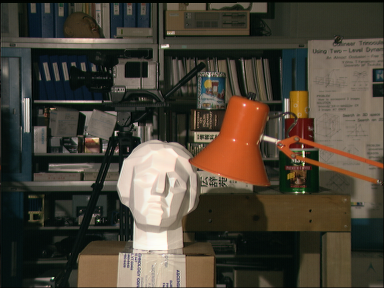
#> input picture examples/tsukuba/left.png, 384 x 288 px
$ jupyter execute --allow-errors MRF.ipynb   (shell and % lines are left out)
#> lines starting #> are read from the running program, lines starting #| are printed output that depends on the picture
[cell 1]
import copy
import operator
import math
from itertools import product as iter_product
from functools import reduce
from tabulate import tabulate

from PIL import Image
from random import *
import matplotlib.pyplot as plt
import matplotlib.colors as color

def show(*pics):
    p1 = pics[0]
    fig = plt.figure()
    plt.subplots(1,len(pics),figsize=(len(pics)*7,7))
    for i,pic in enumerate(pics):
        plt.subplot(1, len(pics), i+1)
        plt.imshow(pic, interpolation='none')

[cell 2]
################################
# Generalized Distributive Law #
################################

# versteckt in der Präsentation

class SemiRing(object):
    "A commutative semiring. Inverse multiplication can be set to None if not \
    available. Then, variable elimination (adding evidence) will be \
    unnormalized."
    def __init__(self, add, zero, mul, invmul, one):
        self.add = add
        self.zero = zero
        self.mul = mul
        self.invmul = invmul
        self.one = one

def unity(ring, domain={}):
    "Create a function that returns the ring's multiplicative \
    identity for any argument"
    def u(**args):
        return ring.one
    u.domain = domain
    return u

def marginalize_out(f, ring, var):
    "Marginalize out the given variable according to the addition \
    operator of the ring and the domain of the variable"
    marginalized_domain = {k:v for k,v in f.domain.items() if k is not var}
    results = {}
    for args in iter_product(*marginalized_domain.values()):
        expanded_args = {k:args[i] for i,k in enumerate(marginalized_domain.keys())}
        total = ring.zero
        for val in f.domain[var]:
            expanded_args[var] = val
            total = ring.add(total, f(**expanded_args))
        results[args] = total
    def marginalized(**args):
        t = tuple(args[var] for var in marginalized_domain.keys())
        return results[t]
    marginalized.domain = marginalized_domain
    return marginalized

def marginalize(f, ring, keep_var):
    "Marginalize out all variables that are not (in) keep_var"
    if not type(keep_var) == list:
        keep_var = [keep_var]
    new_func = f
    for arg in f.domain:
        if not arg in keep_var:
            new_func = marginalize_out(new_func, ring, arg)
    return new_func

def join(f1, f2, ring):
    "The functions are merged using the ring's multiplication operator. \
    The new domain is the union of the original domains."
    joined_domain = f1.domain.copy()
    joined_domain.update(f2.domain.items())
    results = {}
    arg_list_total = list(joined_domain.keys())
    for args in iter_product(*joined_domain.values()):
        expanded_args1 = {k:args[i] for i,k in enumerate(joined_domain) if k in f1.domain}
        expanded_args2 = {k:args[i] for i,k in enumerate(joined_domain) if k in f2.domain}
        results[args] = ring.mul(f1(**expanded_args1), f2(**expanded_args2))
    def joined(**args):
        t = tuple(args[var] for var in joined_domain.keys())
        return results[t]
    joined.domain = joined_domain
    return joined

# [28 lines left out: functions eliminate, normalize, not called in this run]

[cell 3]
##########################################
# Operationen auf diskreten Verteilungen #
##########################################

sum_product = SemiRing(operator.add, 0.0, operator.mul, operator.truediv, 1.0)

def Marginal(P, var):
    return marginalize(P, sum_product, var)

def Joint(P1, P2):
    return join(P1, P2, sum_product)

def Observe(P, **obs):
    return eliminate(P, sum_product, normalize=True, **obs)

def PrintTable(f):
    table = [(", ".join(f.domain), "Value" )]
    for args in iter_product(*[f.domain[x] for x in f.domain.keys()]):
        expanded_args = {k:args[i] for i,k in enumerate(f.domain.keys())}
        table.append((", ".join(map(str, list(args))), str(f(**expanded_args))))
    print(tabulate(table, headers="firstrow"))

[cell 4]
##############################
# Beispielverteilungen Alarm #
##############################

def P_Dieb(D):
    p = 0.001
    if D == True:
        return p
    else:
        return 1-p
P_Dieb.domain = {'D':[True, False]}

def P_Sturm(S):
    p = 0.01
    if S == True:
        return p
    else:
        return 1-p
P_Sturm.domain = {'S':[True, False]}

def CP_Radio(R,S):
    p = {} # P(R|S)
    p[(True, True)] = 0.9
    p[(False, True)] = 0.1
    p[(True, False)] = 0.02
    p[(False, False)] = 1.0 - 0.02
    return p[(R,S)]
CP_Radio.domain = {'R':[True, False], 'S':[True, False]}

def CP_Alarm(A,D,S):
    p = {} # P(A|D,S)
    p[(True, True, True)] = 0.95
    p[(False, True, True)] = 0.05
    p[(True, True, False)] = 0.9
    p[(False, True, False)] = 0.1
    p[(True, False, True)] = 0.5
    p[(False, False, True)] = 0.5
    p[(True, False, False)] = 0.01
    p[(False, False, False)] = 1-0.01
    return p[(A,D,S)]
CP_Alarm.domain = {'A':[True, False], 'D':[True, False], 'S':[True, False]}

def CP_Wachdienst(W,A):
    p = {} # P(W|A)
    p[(True, True)] = 0.9
    p[(False, True)] = 0.1
    p[(True, False)] = 0.1
    p[(False, False)] = 0.9
    return p[(W,A)]
CP_Wachdienst.domain = {'W':[True, False], 'A':[True, False]}

Zur Erinnerung: Die Funktionen sind
- `P_Dieb(D)`: $P(D) = \psi_D(x_D)$
- `P_Sturm(S)`: $P(S) = \psi_S(x_S)$
- `CP_Radio(R,S)`: $P(R\,|\,S) = \psi_{RS}(\mathbf x_{RS})$
- `CP_Alarm(A,D,S)`: $P(A\,|\,D,S) = \psi_{ADS}(\mathbf x_{ADS})$
- `CP_Wachdienst(W,A)`: $P(W\,|\,A) = \psi_{WA}(\mathbf x_{WA})$

[cell 5]
P_RS = Joint(P_Sturm, CP_Radio)
PrintTable(P_RS)

P_R = Marginal(P_RS, "R")
PrintTable(P_R)

## Faktorgraph

[cell 6]
class Node(object):
    def __init__(self, name, func):
        self.name = name
        self.func = func # for variable nodes, func is the multiplicative unity
        self.neighbours = []
        self.received_messages = {} # maps neighbour-names to messages

class VariableNode(Node):
    pass

class FactorNode(Node):
    pass

def create_factor(name, func):
    return FactorNode(name, func)

def create_variable(name, domain):
    func = unity(sum_product, {name:domain})
    return VariableNode(name, func)

[cell 7]
X_D = create_variable("D", [True, False])
X_S = create_variable("S", [True, False])
X_A = create_variable("A", [True, False])
X_R = create_variable("R", [True, False])
X_W = create_variable("W", [True, False])

psi_D = create_factor("psi_D", P_Dieb)
psi_S = create_factor("psi_S", P_Sturm)
psi_RS = create_factor("psi_RS", CP_Radio)
psi_ADS = create_factor("psi_ADS", CP_Alarm)
psi_WA = create_factor("psi_WA", CP_Wachdienst)

psi_D.neighbours = [X_D]
psi_S.neighbours = [X_S]
psi_RS.neighbours = [X_R, X_S]
psi_ADS.neighbours = [X_A, X_D, X_S]
psi_WA.neighbours = [X_W, X_A]

## Belief Propagation
\begin{align*}
    m_{i\to j}(x_i) &= \prod_{k \in N(i)\setminus j}m_{k \to i}(x_i)\\
    m_{j\to i}(x_i) &= \sum_{\substack{\mathbf x_j\in \mathcal X_j\\x_{j_i} =
        x_i}} \Big[\psi_j(\mathbf x_j) \prod_{h\in j \setminus i} m_{h\to
      j}(x_{j_h})\Big]
  \end{align*}

[cell 8]
def Message(source, target):
    f = source.func # Identität '1' wenn source ein Variablenknoten
    for neighbour, m in source.received_messages.items():
        if neighbour == target.name:
            continue
        f = Joint(f, m)
    if type(source) == FactorNode:
        f = Marginal(f, target.name)
    return f

def SendMessage(source, target):
    m = Message(source, target)
    target.received_messages[source.name] = m

[cell 9]
m = Message(psi_S, X_S)
PrintTable(m)

[cell 10]
m2 = Message(X_R, psi_RS)
PrintTable(m2)

[cell 11]
# Nachrichten vorwärts
SendMessage(X_R, psi_RS)
SendMessage(psi_RS, X_S)
SendMessage(psi_S, X_S)
SendMessage(X_S, psi_ADS)
SendMessage(psi_D, X_D)
SendMessage(X_D, psi_ADS)
SendMessage(X_W, psi_WA)
SendMessage(psi_WA, X_A)
SendMessage(X_A, psi_ADS)

## Und zurück
SendMessage(psi_ADS, X_D)
SendMessage(psi_ADS, X_A)
SendMessage(X_A, psi_WA)
SendMessage(psi_WA, X_W)
SendMessage(psi_ADS, X_S)
SendMessage(X_S, psi_RS)
SendMessage(psi_RS, X_R)

### Wie wahrscheinlich ruft der Wachdienst an?

[cell 12]
# Lokal anhand der Nachrichten berechnen
def LocalMarginal(node):
    f = node.func
    for m in node.received_messages.values():
        f = Joint(f,m)
    return f

P_W2 = LocalMarginal(X_W)
print(P_W2(W=True))

[cell 13]
# Über die große Verbundverteilung (Tabelle) berechnen
P_DSRAW = reduce(Joint, [P_Dieb, P_Sturm, CP_Radio, CP_Alarm, CP_Wachdienst])
P_W = Marginal(P_DSRAW, 'W')
print(P_W(W=True))

## Maximum A Posteriori

[cell 14]
max_product = SemiRing(max, float("-inf"), operator.mul, operator.truediv, 1.0)

def MaxMarginal(P,var):
    return marginalize(P, max_product, var)

def MaxJoint(P1, P2):
    return join(P1, P2, max_product)

def MaxMessage(source, target):
    f = source.func # Identität '1' wenn source ein Variablenknoten
    for neighbour, m in source.received_messages.items():
        if neighbour == target.name:
            continue
        f = MaxJoint(f, m)
    if type(source) == FactorNode:
        f = MaxMarginal(f, target.name)
    return f

def SendMaxMessage(source, target):
    m = MaxMessage(source, target)
    target.received_messages[source.name] = m

def LocalMaxMarginal(node):
    f = node.func
    for m in node.received_messages.values():
        f = MaxJoint(f,m)
    return f

def argmax(f):
    "Find the argmax by brute force"
    ma = None
    mav = float('-inf')
    for args in iter_product(*f.domain.values()):
        expanded_args = {k:args[i] for i,k in enumerate(f.domain.keys())}
        v = f(**expanded_args)
        if v > mav:
            ma, mav = args, v
    return ma[0]

[cell 15]
def P_DiebBeobachtet(D):
    if D == True:
        return 1
    else:
        return 0
P_DiebBeobachtet.domain = {'D':[True, False]}

[cell 16]
X_D = create_variable("D", [True, False])
X_S = create_variable("S", [True, False])
X_A = create_variable("A", [True, False])
X_R = create_variable("R", [True, False])
X_W = create_variable("W", [True, False])

psi_D = create_factor("psi_D", P_DiebBeobachtet)
psi_S = create_factor("psi_S", P_Sturm)
psi_RS = create_factor("psi_RS", CP_Radio)
psi_ADS = create_factor("psi_ADS", CP_Alarm)
psi_WA = create_factor("psi_WA", CP_Wachdienst)

psi_D.neighbours = [X_D]
psi_S.neighbours = [X_S]
psi_RS.neighbours = [X_R, X_S]
psi_ADS.neighbours = [X_A, X_D, X_S]
psi_WA.neighbours = [X_W, X_A]

SendMaxMessage(X_R, psi_RS)
SendMaxMessage(psi_RS, X_S)
SendMaxMessage(psi_S, X_S)
SendMaxMessage(X_S, psi_ADS)
SendMaxMessage(psi_D, X_D)
SendMaxMessage(X_D, psi_ADS)
SendMaxMessage(X_W, psi_WA)
SendMaxMessage(psi_WA, X_A)
SendMaxMessage(X_A, psi_ADS)
SendMaxMessage(psi_ADS, X_D)
SendMaxMessage(psi_ADS, X_A)
SendMaxMessage(X_A, psi_WA)
SendMaxMessage(psi_WA, X_W)
SendMaxMessage(psi_ADS, X_S)
SendMaxMessage(X_S, psi_RS)
SendMaxMessage(psi_RS, X_R)

[cell 17]
X_D_max = argmax(LocalMaxMarginal(X_D))
print("Diebstahl: " + str(X_D_max))

X_S_max = argmax(LocalMaxMarginal(X_S))
print("Sturm: " + str(X_S_max))

X_A_max = argmax(LocalMaxMarginal(X_A))
print("Alarm: " + str(X_A_max))

X_W_max = argmax(LocalMaxMarginal(X_W))
print("Wachdienst: " + str(X_W_max))

X_R_max = argmax(LocalMaxMarginal(X_R))
print("Radio: " + str(X_R_max))

## Bayes'sche Bildrestauration

[cell 18]
max_sum = SemiRing(max, float("-inf"), operator.add, operator.sub, 1.0)

def MaxSumMarginal(P,var):
    return marginalize(P, max_sum, var)

def MaxSumJoint(P1, P2):
    return join(P1, P2, max_sum)

# [9 lines left out: function MaxSumMessage, not called in this run]

def SendMaxSumMessage(source, target):
    m = MaxSumMessage(source, target)
    target.received_messages[source.name] = m

# [5 lines left out: function LocalMaxSumMarginal, not called in this run]

## Rauschen einfügen

#> (a cell that did not finish here is left out)

## MRF aufstellen

[cell 20]
# Liste mit Nachbarschafts-Tupeln
neighbours = []
#> neighbours = []
#> (the rest of this cell did not finish here and is left out)

[cell 21]
def createVariable(x,y):
    name = str(x) + "," + str(y)
    return create_variable(name, [0,255])

# [12 lines left out: function createLocalFactor, not called in this run]

alpha = 0.85

# [13 lines left out: function createNeighbourFactor, not called in this run]

variables = {} # Mapping vom Name auf die Variable
local_factors = []
neighbour_factors = []

#> (the rest of this cell did not finish here and is left out)

## Inferenz

[cell 22]
# Die lokalen Faktoren senden nur einmal
for lf in local_factors:
    for n in lf.neighbours:
            SendMaxSumMessage(lf, n)

# Die binären Knoten (Variablen, Faktoren) senden zufällig
nodes = list(variables.values()) + neighbour_factors
for i in range(5):
    shuffle(nodes)
    for node in nodes:
        for neighbour in node.neighbours:
            SendMaxSumMessage(node, neighbour)

#> (a cell that did not finish here is left out)

# Stereo Matching

[cell 24]
# Resize images to width=100
left = Image.open('tsukuba/left.png')
#> left is the input picture: PIL image 384x288 RGB; mean R, G, B 74.7, 67.6, 55.3
right = Image.open('tsukuba/right.png')
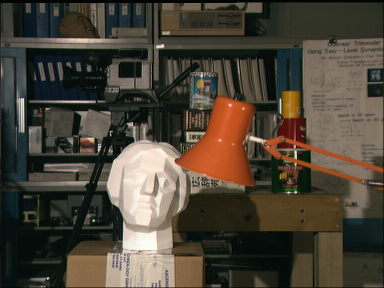
#> input picture examples/tsukuba/right.png, 384 x 288 px
#> right is the input picture: PIL image 384x288 RGB; mean R, G, B 75.3, 67.9, 55.4
stereo_width, stereo_height = left.size
#> stereo_width = 384; stereo_height = 288
show(left, right)
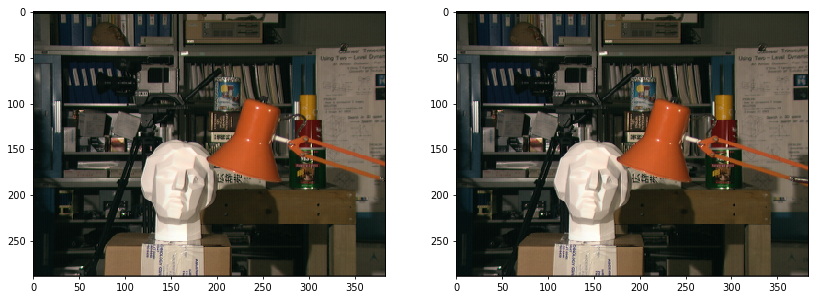
#> figure drawn by matplotlib, 2 panels

### Den Graph erzeugen

[cell 25]
stereo_neighbours = []
for x in range(stereo_width):
    for y in range(stereo_height):
        if x+1 < stereo_width:
            stereo_neighbours.append(((x,y),(x+1,y)))
        if y+1 < stereo_height:
            stereo_neighbours.append(((x,y),(x,y+1)))
